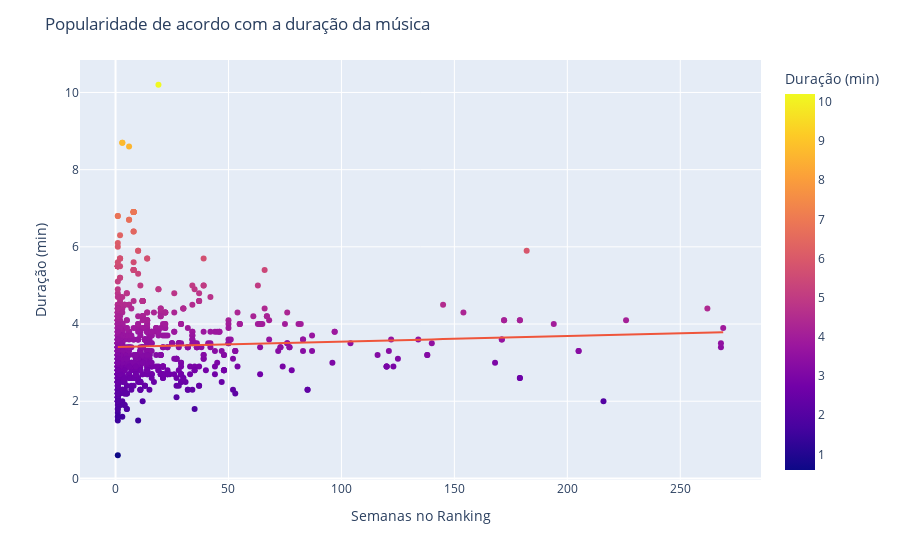

Notebook code for this chart:
### Code cell
grafico4 = px.scatter(df2, x='weeks_on_chart', y='Duração (min)', color='Duração (min)', trendline='ols')
grafico4.update_layout(title_text='Popularidade de acordo com a duração da música', xaxis_title_text='Semanas no Ranking', yaxis_title_text='Duração (min)')
grafico4.show()

### Figure 1 — Plotly figure (JSON) as saved in the notebook; plotly's stock layout.template omitted (floating-point values rounded to 4 significant figures; data arrays with more than 128 entries replaced by an {"elided": "..."} marker saying what was removed)
{"data": [{"hovertemplate": "weeks_on_chart=%{x}<br>Duração (min)=%{marker.color}<extra></extra>", "legendgroup": "", "marker": {"color": {"elided": "978 float values"}, "coloraxis": "coloraxis", "symbol": "circle"}, "mode": "markers", "name": "", "orientation": "v", "showlegend": false, "type": "scatter", "x": {"elided": "978 int values"}, "xaxis": "x", "y": {"elided": "978 float values"}, "yaxis": "y"}, {"hovertemplate": "<b>OLS trendline</b><br>Duração (min) = 0.00141481 * weeks_on_chart + 3.40382<br>R<sup>2</sup>=0.002747<br><br>weeks_on_chart=%{x}<br>Duração (min)=%{y} <b>(trend)</b><extra></extra>", "legendgroup": "", "marker": {"symbol": "circle"}, "mode": "lines", "name": "", "showlegend": false, "type": "scatter", "x": {"elided": "978 int values"}, "xaxis": "x", "y": {"elided": "978 float values"}, "yaxis": "y"}], "layout": {"coloraxis": {"colorbar": {"title": {"text": "Duração (min)"}}, "colorscale": [[0, "#0d0887"], [0.1111, "#46039f"], [0.2222, "#7201a8"], [0.3333, "#9c179e"], [0.4444, "#bd3786"], [0.5556, "#d8576b"], [0.6667, "#ed7953"], [0.7778, "#fb9f3a"], [0.8889, "#fdca26"], [1, "#f0f921"]]}, "legend": {"tracegroupgap": 0}, "margin": {"t": 60}, "title": {"text": "Popularidade de acordo com a duração da música"}, "xaxis": {"anchor": "y", "domain": [0, 1], "title": {"text": "Semanas no Ranking"}}, "yaxis": {"anchor": "x", "domain": [0, 1], "title": {"text": "Duração (min)"}}}}
